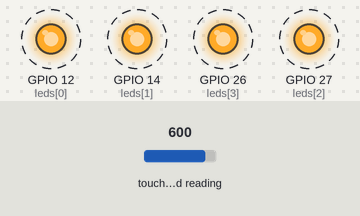
The program below on a simulated ESP32 board running MicroPython. Shown: output pins drawn as LEDs (lit = HIGH). Dashed ring = blinking. Inputs (shaded band) come from the test bench; at power-on: touch-pad reading 600.

Above: at 0.9 s.
1.3 s: touch-pad reading set to 63
At 1.7 s:
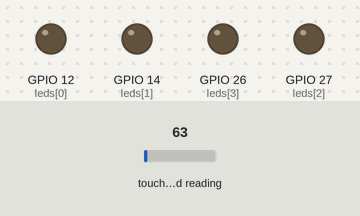
At 2.05 s:
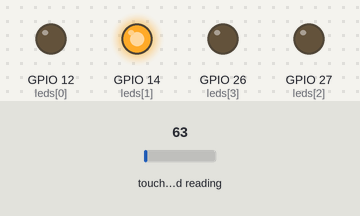
Timing chart, 0 to 10.3 s (numbered marks = the images above; inputs shaded):
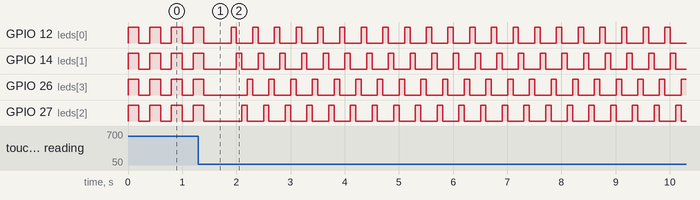

The program:

4led_blinking.py
```python
import time
from machine import TouchPad, Pin

# Setup LED pins
led_pins = [12, 14, 27, 26]
leds = [Pin(pin, Pin.OUT) for pin in led_pins]

# Setup Touch Pin (GPIO 4 is Touch0)
touch = TouchPad(Pin(4))

# Threshold for touch detection (Lower value = touched)
# Baseline reads around 400-800; touching drops it below 200
TOUCH_THRESHOLD = 300

current_pattern = 0
total_patterns = 4

def clear_leds():
    for led in leds:
        led.value(0)

def run_pattern_0():
    # Pattern 1: All Blink
    for led in leds:
        led.value(1)
    time.sleep(0.2)
    for led in leds:
        led.value(0)
    time.sleep(0.2)

def run_pattern_1():
    # Pattern 2: Chaser / Running Light
    for led in leds:
        clear_leds()
        led.value(1)
        time.sleep(0.1)

def run_pattern_2():
    # Pattern 3: Ping-Pong / Bounce
    for led in leds + leds[-2:0:-1]:
        clear_leds()
        led.value(1)
        time.sleep(0.1)

def run_pattern_3():
    # Pattern 4: Alternating Pairs
    leds[0].value(1)
    leds[1].value(1)
    leds[2].value(0)
    leds[3].value(0)
    time.sleep(0.25)
    leds[0].value(0)
    leds[1].value(0)
    leds[2].value(1)
    leds[3].value(1)
    time.sleep(0.25)

patterns = [run_pattern_0, run_pattern_1, run_pattern_2, run_pattern_3]

last_touch_state = False

while True:
    # Read touch value
    touch_value = touch.read()
    is_touched = touch_value < TOUCH_THRESHOLD

    # State machine to detect single tap / edge trigger
    if is_touched and not last_touch_state:
        current_pattern = (current_pattern + 1) % total_patterns
        clear_leds()
        time.sleep(0.3)  # Simple debounce delay

    last_touch_state = is_touched

    # Execute active pattern
    patterns[current_pattern]()
```

Measured:
- by itself, GPIO 12 (leds[0]), GPIO 14 (leds[1]), GPIO 26 (leds[3]), GPIO 27 (leds[2]): repeats every 0.40 s: HIGH 0.10 s, LOW 0.30 s
